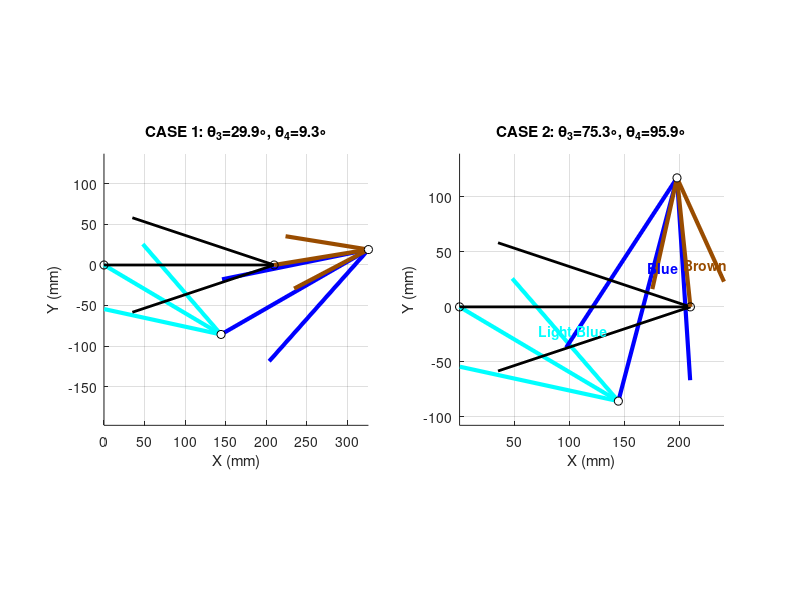

Recreate this plot in MATLAB.
clear all; close all; clc;

%% 1. SYSTEM PARAMETERS (Loop 3: Light Blue -> Blue -> Brown)
% กำหนดค่าความยาว (L) ตามที่คุณระบุ
L1 = 210; % d (Ground)
L2 = 168; % a (Light Blue - Input)
L3 = 210; % b (Blue - Coupler)
L4 = 118; % c (Brown - Output)

% Mapping ตัวแปรเข้าสูตรอาจารย์
a = L2;
b = L3;
c = L4;
d = L1;

% Input Angle (จาก Loop ก่อนหน้า)
theta2_deg = -30.69; 
q2 = deg2rad(theta2_deg); % q2 in radians

%% 2. ANALYTIC SOLVER (Lecture Pattern with K1-K5)
% คำนวณค่า K constants
K1 = d/a;
K2 = d/c;
K3 = (a^2 - b^2 + c^2 + d^2) / (2*a*c);
K4 = d/b;
K5 = (c^2 - d^2 - a^2 - b^2) / (2*a*b);

% คำนวณสัมประสิทธิ์ A, B, C สำหรับหา q4 (Output)
A = cos(q2) - K1 - K2*cos(q2) + K3;
B = -2*sin(q2);
C = K1 - (K2+1)*cos(q2) + K3;

% คำนวณสัมประสิทธิ์ D, E, F สำหรับหา q3 (Coupler)
D = cos(q2) - K1 + K4*cos(q2) + K5;
E = -2*sin(q2);
F = K1 + (K4-1)*cos(q2) + K5;

% --- Solve for q4 (Output Angles) ---
% Solution 1 & 2
q4_1 = 2*atan((-B + sqrt(B^2 - 4*A*C)) / (2*A));
q4_2 = 2*atan((-B - sqrt(B^2 - 4*A*C)) / (2*A));

% --- Solve for q3 (Coupler Angles) ---
% Solution 1 & 2
q3_1 = 2*atan((-E + sqrt(E^2 - 4*D*F)) / (2*D));
q3_2 = 2*atan((-E - sqrt(E^2 - 4*D*F)) / (2*D));

% แปลงเป็นองศา (และปรับให้เป็นค่าบวก 0-360 เพื่อความสวยงามแบบ code ตัวอย่าง)
q4_1d = mod(rad2deg(q4_1), 360);
q4_2d = mod(rad2deg(q4_2), 360);
q3_1d = mod(rad2deg(q3_1), 360);
q3_2d = mod(rad2deg(q3_2), 360);

%% 3. POSITION VECTORS CALCULATIONS
% Vector Input (a) - ใช้ร่วมกันทั้ง 2 cases
RA = a * exp(1j * q2);

% --- Case 1 (Set 1) ---
% จับคู่ q3_1 กับ q4_1 (ตรวจสอบโดยธรรมชาติของสูตรมักจะคู่กัน)
RBA1 = b * exp(1j * q3_1);      % Vector Coupler (Blue)
RBO4_1 = c * exp(1j * q4_1);    % Vector Output (Brown)
RB1 = RA + RBA1;                % ตำแหน่งจุด B จากฝั่งซ้าย

% --- Case 2 (Set 2) ---
% จับคู่ q3_2 กับ q4_2
RBA2 = b * exp(1j * q3_2);      % Vector Coupler (Blue)
RBO4_2 = c * exp(1j * q4_2);    % Vector Output (Brown)
RB2 = RA + RBA2;                % ตำแหน่งจุด B จากฝั่งซ้าย

% Ground Vector
RO4O2 = d * exp(1j * 0);

% แยก Component เพื่อ Plot (Real/Imag)
% Case 1
RAx = real(RA);         RAy = imag(RA);
RBA1x = real(RBA1);     RBA1y = imag(RBA1);
RB1x = real(RB1);       RB1y = imag(RB1);
RBO4_1x = real(RBO4_1); RBO4_1y = imag(RBO4_1);

% Case 2
RBA2x = real(RBA2);     RBA2y = imag(RBA2);
RB2x = real(RB2);       RB2y = imag(RB2);
RBO4_2x = real(RBO4_2); RBO4_2y = imag(RBO4_2);

RO4O2x = real(RO4O2);   RO4O2y = imag(RO4O2);

%% 4. PLOTTING (Side-by-Side Comparison)
figure('Color','w','Position',[50 50 1200 500]);

% --- Subplot 1: Solution Set 1 ---
subplot(1,2,1); hold on; axis equal; grid on;
title(['CASE 1: \theta_3=' num2str(q3_1d,'%.1f') '\circ, \theta_4=' num2str(q4_1d,'%.1f') '\circ']);
xlabel('X (mm)'); ylabel('Y (mm)');

% Plot Vectors (Quiver)
quiver(0, 0, RAx, RAy, 0, 'c', 'LineWidth', 3, 'MaxHeadSize', 0.5);          % Input (Light Blue/Cyan)
quiver(RAx, RAy, RBA1x, RBA1y, 0, 'b', 'LineWidth', 3, 'MaxHeadSize', 0.5);  % Coupler (Blue)
quiver(0, 0, RO4O2x, RO4O2y, 0, 'k', 'LineWidth', 2, 'MaxHeadSize', 0.5);    % Ground
quiver(RO4O2x, RO4O2y, RBO4_1x, RBO4_1y, 0, 'Color', [0.6 0.3 0], 'LineWidth', 3, 'MaxHeadSize', 0.5); % Output (Brown)

% Joints
plot(0,0,'ko'); plot(RO4O2x,RO4O2y,'ko');
plot(RAx,RAy,'ko','MarkerFaceColor','w');
plot(RB1x,RB1y,'ko','MarkerFaceColor','w');

% --- Subplot 2: Solution Set 2 ---
subplot(1,2,2); hold on; axis equal; grid on;
title(['CASE 2: \theta_3=' num2str(q3_2d,'%.1f') '\circ, \theta_4=' num2str(q4_2d,'%.1f') '\circ']);
xlabel('X (mm)'); ylabel('Y (mm)');

% Plot Vectors (Quiver)
quiver(0, 0, RAx, RAy, 0, 'c', 'LineWidth', 3, 'MaxHeadSize', 0.5);          % Input (Light Blue/Cyan)
quiver(RAx, RAy, RBA2x, RBA2y, 0, 'b', 'LineWidth', 3, 'MaxHeadSize', 0.5);  % Coupler (Blue)
quiver(0, 0, RO4O2x, RO4O2y, 0, 'k', 'LineWidth', 2, 'MaxHeadSize', 0.5);    % Ground
quiver(RO4O2x, RO4O2y, RBO4_2x, RBO4_2y, 0, 'Color', [0.6 0.3 0], 'LineWidth', 3, 'MaxHeadSize', 0.5); % Output (Brown)

% Joints
plot(0,0,'ko'); plot(RO4O2x,RO4O2y,'ko');
plot(RAx,RAy,'ko','MarkerFaceColor','w');
plot(RB2x,RB2y,'ko','MarkerFaceColor','w');

% Add Labels to Case 2 for clarity
text(RAx/2, RAy/2+20, 'Light Blue', 'Color','c', 'FontWeight','bold');
text(RAx + RBA2x/2, RAy + RBA2y/2 + 20, 'Blue', 'Color','b', 'FontWeight','bold');
text(RO4O2x + RBO4_2x/2, RO4O2y + RBO4_2y/2 - 20, 'Brown', 'Color',[0.6 0.3 0], 'FontWeight','bold');

% --- Output Results to Command Window ---
fprintf('========================================\n');
fprintf('RESULTS (Lecture Method K1-K5)\n');
fprintf('========================================\n');
fprintf('Set 1:\n  Theta3 (Blue) = %.2f deg\n  Theta4 (Brown) = %.2f deg\n', q3_1d, q4_1d);
fprintf('Set 2:\n  Theta3 (Blue) = %.2f deg\n  Theta4 (Brown) = %.2f deg\n', q3_2d, q4_2d);
fprintf('========================================\n');
